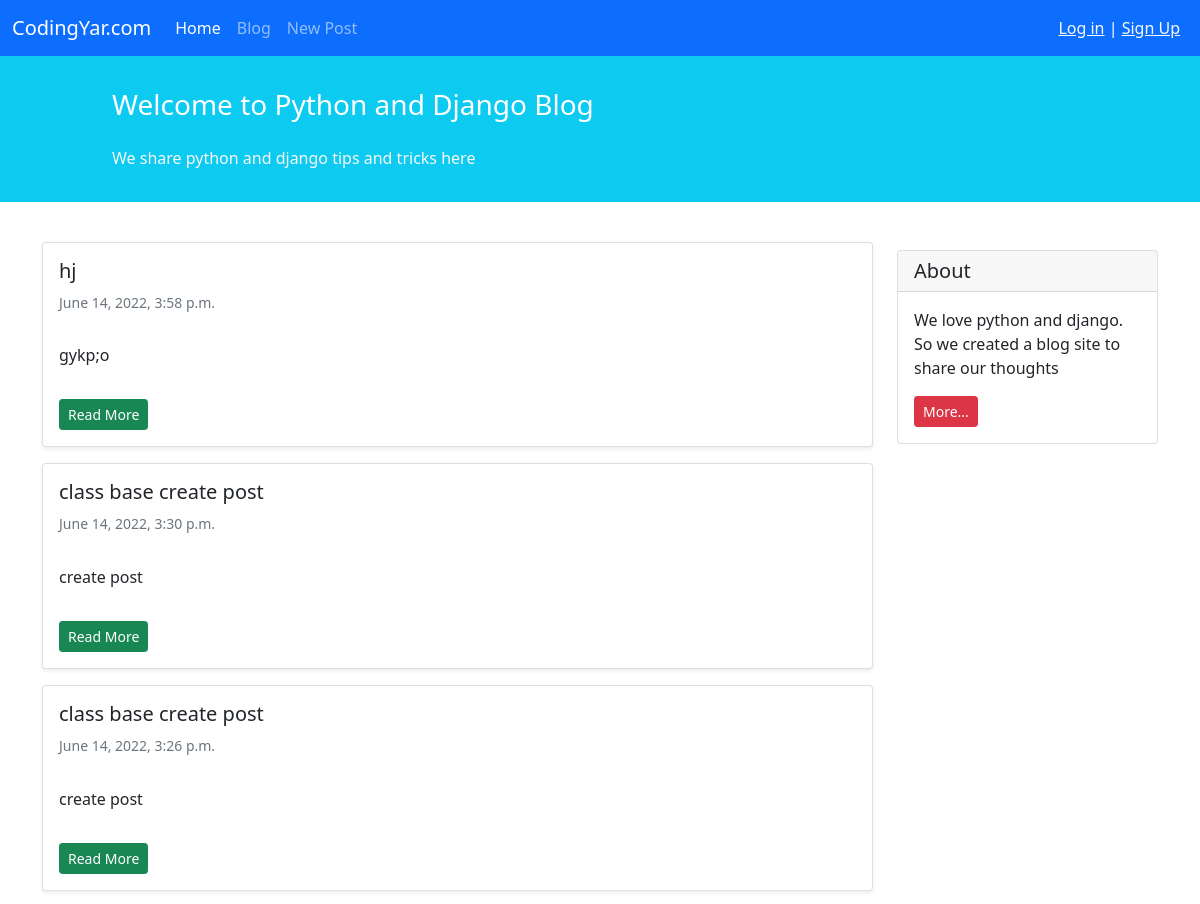
/blog/ (upper part), run on an earlier commit of the app's database.
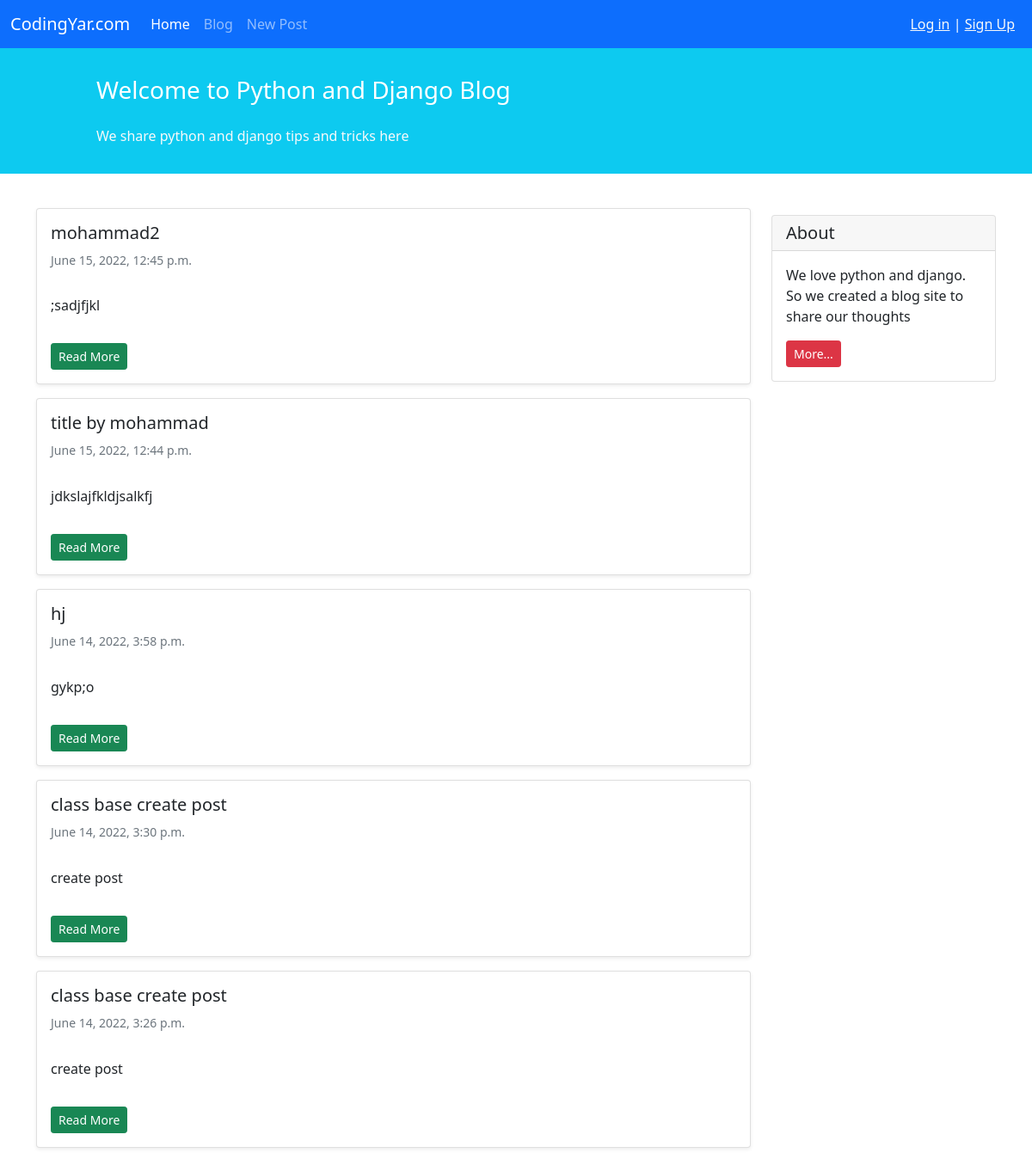
And on a later commit of the database.
### blog/models.py (models this page shows, shortened)
class Post(models.Model):
    STATUS_CHOICES = (
        ('pub', 'Published'),
        ('drf', 'draft')
    )
    title = models.CharField(max_length=100)
    text = models.TextField()
    author = models.ForeignKey('auth.user', on_delete=models.CASCADE)  # auth--> user
    date_created = models.DateTimeField(auto_now_add=True)
    date_modified = models.DateTimeField(auto_now=True)
    status = models.CharField(choices=STATUS_CHOICES, max_length=3)

### blog/views.py (the view)
# urls.py: path('', views.PostListView.as_view(), name='posts_list'),
class PostListView(generic.ListView):
    template_name = 'blog/posts_list.html'
    context_object_name = 'posts_list'
    def get_queryset(self):  # age bekhaim ye taghir ijad konim dige ino ezafe mikonim
        return Post.objects.filter(status='pub').order_by("-date_modified")

### blog/templates/blog/posts_list.html (shortened to what this page needs)
{% extends "_base.html" %}
{%   block content%}
    <div class="container mt-4">
        <div class="row">
            <div class="col-9">
                {% for posts in posts_list %}
                    <div class="card shadow-sm my-3">
                        <div class="card-body">
                            <h5 class="card-title">{{ posts.title }}</h5>
                            <h6 class="card-subtitle mb-2 text-muted small py-2">{{ posts.date_created }}</h6>
                            <p class="card-text py-3">
                                {{ posts.text }}
                            </p>
                            <a href="{% url 'posts_detail' posts.id %}" class="btn btn-sm btn-success">Read More</a>
                        </div>
                    </div>
                {% endfor %}
            </div>
            <div class="col-3">
                    <div class="card my-4">
                        <h5 class="card-header">About</h5>
                        <div class="card-body">
                            <p class="card-text">We love python and django. So we created a blog site to share our
                                thoughts</p>
                            <a href="#"
                               class="btn btn-sm btn-danger">
                                More...
                            </a>
                        </div>
                    </div>
            </div>
    </div>
</div>
{% endblock content %}

What changed in the data, as far as the page shows it:
added Post: title "mohammad2", date_created "June 15, 2022, 12:45 p.m.", text ";sadjfjkl"
added Post: title "title by mohammad", date_created "June 15, 2022, 12:44 p.m.", text "jdkslajfkldjsalkfj"
